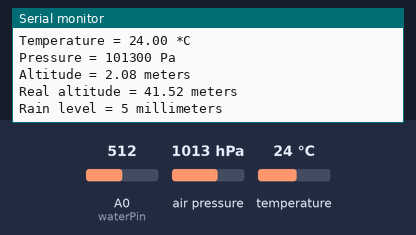
Simulated run of this sketch. Board: Arduino Mega 2560, built with avr-gcc and run on an emulated ATmega2560. On the bench: the last lines printed to the serial monitor. The test bench sets the inputs (shaded band); at power-on: air pressure 1013 hPa, A0 (waterPin) = 512, temperature 24 °C.

Above: at 1.2 s.
1.3 s: air pressure set to 952 hPa
At 2.7 s:
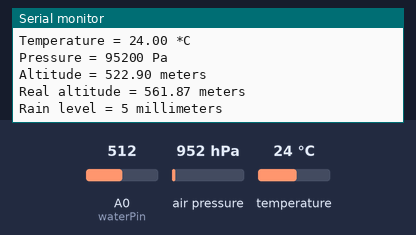
2.8 s: A0 (waterPin) set to 470
At 4.1 s:
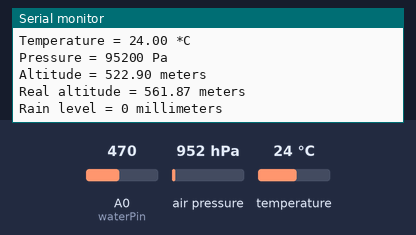
4.3 s: temperature set to 12 °C
5.8 s: A0 (waterPin) set to 670
At 7.1 s:
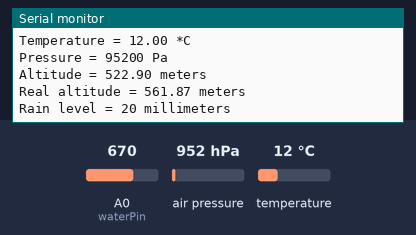
7.3 s: air pressure set to 975 hPa
At 8.1 s:
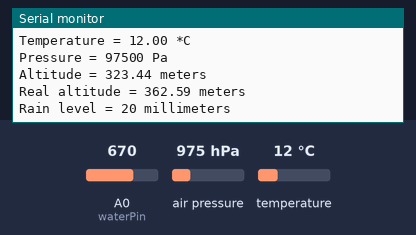
Timing chart, 0 to 9.8 s (numbered marks = the images above; inputs shaded):
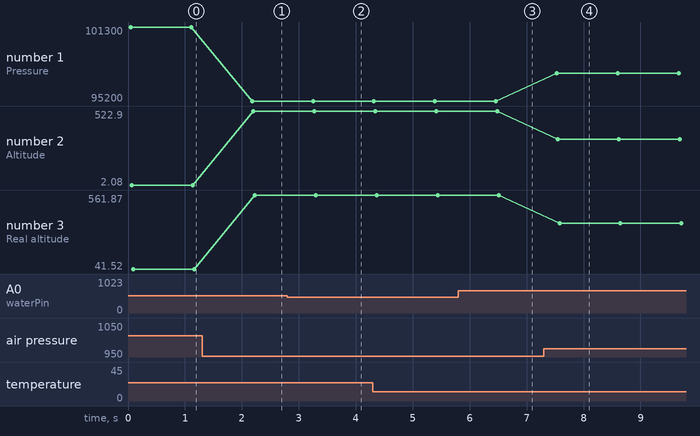

Measured:
- after the input at 1.3 s, the serial monitor: prints a new line after 0.88 s (image 1)
- after the input at 2.8 s, the serial monitor: prints a new line after 0.53 s (image 2)
- after the input at 5.8 s, the serial monitor: prints a new line after 0.74 s (image 3)
- after the input at 7.3 s, the serial monitor: prints a new line after 0.23 s (image 4)
- plotted number 1: 101300 → 95200 after the input at 1.3 s, 95200 → 97500 after the input at 7.3 s
- plotted number 2: 2.08 → 522.9 after the input at 1.3 s, 522.9 → 323.44 after the input at 7.3 s
- plotted number 3: 41.52 → 561.87 after the input at 1.3 s, 561.87 → 362.59 after the input at 7.3 s

The sketch:

Weathervane.ino
```cpp
#include <Wire.h>
#include <Adafruit_BMP085.h>

//////////////////////
// Pin Definitions
//////////////////////
int humidPin     = 22;
int waterPin     = A0;

//////////////////////
// Variables
//////////////////////

Adafruit_BMP085 bmp;

void setup() {
  Serial.begin(9600);

  Serial.println("Weathervane 1.0");
  Serial.println();

  if (!bmp.begin()) {
    Serial.println("ERROR: No BMP180 detected");
  }

  pinMode(humidPin, INPUT);
}

/*
 *     0mm - 480
    5mm - 530
    10mm - 615
    15mm - 660
    20mm - 680
    25mm - 690
    30mm - 700
    35mm - 705
    40mm - 710
 */

int readWaterLevel() {
  float value = analogRead(A0);
  if (value <= 480){
    return 0;
  }
  else if (value>480 && value<=530){
    return 5;
  }
  else if (value>530 && value<=615){
    return 10;
  }
  else if (value>615 && value<=660){
    return 15;
  }
  else if (value>660 && value<=680){
    return 20;
  }
  else if (value>680 && value<=690){
    return 25;
  }
  else if (value>690 && value<=700){
    return 30;
  }
  else if (value>700 && value<=705){
    return 35;
  }
  else if (value>705){
    return 40;
  }
}

void loop() {
    Serial.print("Temperature = ");
    Serial.print(bmp.readTemperature());
    Serial.println(" *C");

    Serial.print("Pressure = ");
    Serial.print(bmp.readPressure());
    Serial.println(" Pa");

    Serial.print("Altitude = ");
    Serial.print(bmp.readAltitude());
    Serial.println(" meters");

    Serial.print("Real altitude = ");
    Serial.print(bmp.readAltitude(101800));
    Serial.println(" meters");

    Serial.print("Rain level = ");
    Serial.print(readWaterLevel());
    Serial.println(" millimeters");

    Serial.println();

    delay(1000);
}
```
